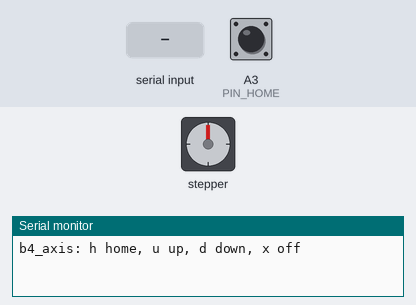
A sketch run on a simulated Arduino Uno, built with avr-gcc and run on an emulated ATmega328P. Shown: stepper motor, the last lines printed to the serial monitor. Wiring (inferred from the names in the program): stepper motor (2048 steps per turn assumed): coils pin 2, pin 3, pin 4, pin 5. The inputs (shaded band) are chosen by the test bench; at power-on: A3 (PIN_HOME) HIGH.

Above: at 1.2 s.
1.3 s: "u" received over Serial
At 3.5 s:
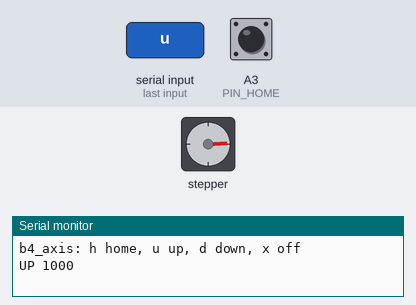
3.8 s: "h" received over Serial
At 26.1 s:
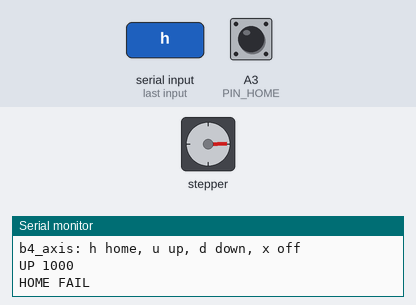
Timing chart, 0 to 26.6 s (numbered marks = the images above; inputs shaded):
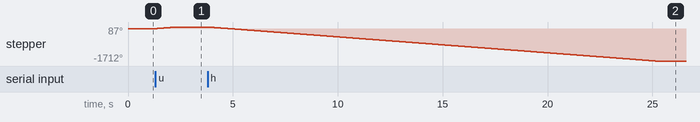

Measured:
- after the input at 1.3 s, stepper: turns 87° clockwise in 1.0 s, starting at once
- after the input at 3.8 s, stepper: turns 1799° counter-clockwise in 21.3 s, starting at once

The sketch:

b4_axis.ino
```cpp
// 4단계 시험 — UNO 1 + ULN2003 F + 바닥 모터 + 원점 스위치 F (회로 시험용, 펌웨어 아님) — 서현 CAP-AI-33
// 연결: D2~D5 → ULN F IN1~IN4, ULN 전원 = 와고 +5V_B/GND, 원점 F: A3 ↔ 스위치 NO, COM → GND (+100 nF)
// 확인: 'h' 원점 찾기 (스위치까지 내려감 → "HOME OK 걸음수"), 'u' 1000 반걸음 올림, 'd' 1000 반걸음 내림, 'x' 코일 끔
// 주의: 반걸음 간격 1000 µs (1000 Hz). 686~928 Hz(약 1080~1460 µs)는 스프링 서지 근처라 쓰지 않음 (역학계산 2차)
const int IN_PINS[4] = {2, 3, 4, 5};
const int PIN_HOME = A3;
const unsigned int HALF_US = 1000;
const long HOME_MAX = 40L * 4096 / 8;      // 40 mm (리드 8 mm, 4096 반걸음/회전) 안에 못 찾으면 실패
const byte SEQ[8][4] = {{1,0,0,0},{1,1,0,0},{0,1,0,0},{0,1,1,0},{0,0,1,0},{0,0,1,1},{0,0,0,1},{1,0,0,1}};
int phase = 0;

void coils(const byte *s) { for (int i = 0; i < 4; i++) digitalWrite(IN_PINS[i], s[i]); }
void off() { for (int i = 0; i < 4; i++) digitalWrite(IN_PINS[i], LOW); }   // HOLD F 0: 멈추면 코일 끔

void stepOnce(int dir) {
  phase = (phase + (dir > 0 ? 1 : 7)) % 8;
  coils(SEQ[phase]);
  delayMicroseconds(HALF_US);
}

bool homed() {   // 눌리면 LOW (내부 풀업), 5번 연속 LOW면 눌림 (튐 막기)
  for (int i = 0; i < 5; i++) { if (digitalRead(PIN_HOME) == HIGH) return false; delayMicroseconds(200); }
  return true;
}

void home() {
  long n = 0;
  while (!homed()) {
    stepOnce(-1);
    if (++n > HOME_MAX) { off(); Serial.println(F("HOME FAIL")); return; }
  }
  for (int i = 0; i < 200; i++) stepOnce(+1);   // 스위치에서 살짝 떨어짐
  off();
  Serial.print(F("HOME OK ")); Serial.println(n);
}

void setup() {
  Serial.begin(115200);
  for (int i = 0; i < 4; i++) pinMode(IN_PINS[i], OUTPUT);
  pinMode(PIN_HOME, INPUT_PULLUP);
  off();
  Serial.println(F("b4_axis: h home, u up, d down, x off"));
}

void loop() {
  if (!Serial.available()) return;
  char c = Serial.read();
  if (c == 'h') home();
  if (c == 'u') { for (int i = 0; i < 1000; i++) stepOnce(+1); off(); Serial.println(F("UP 1000")); }
  if (c == 'd') { for (int i = 0; i < 1000; i++) { if (homed()) break; stepOnce(-1); } off(); Serial.println(F("DOWN")); }
  if (c == 'x') { off(); Serial.println(F("OFF")); }
}
```
